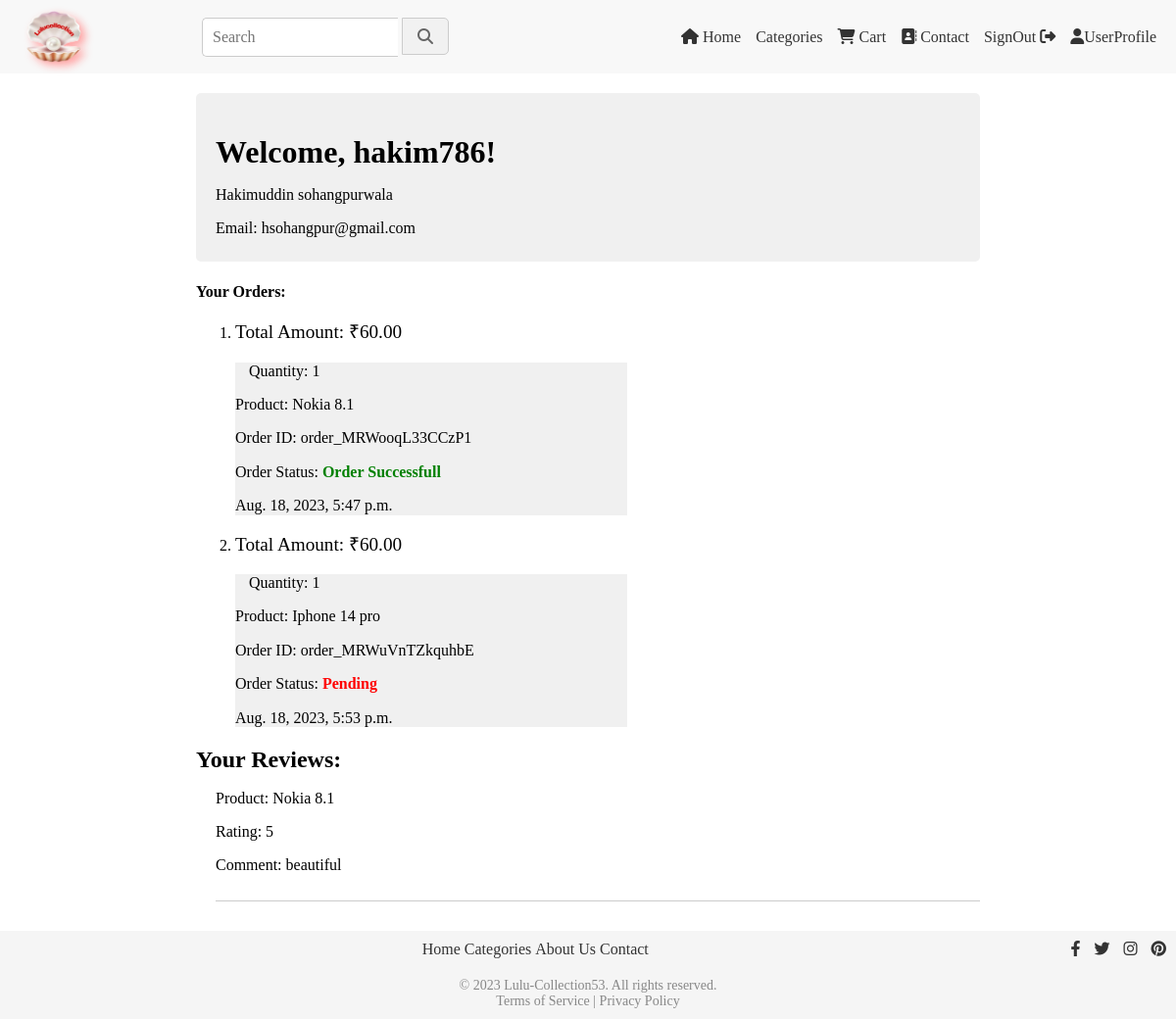
The app's page /userprofile/ (signed in), older data.
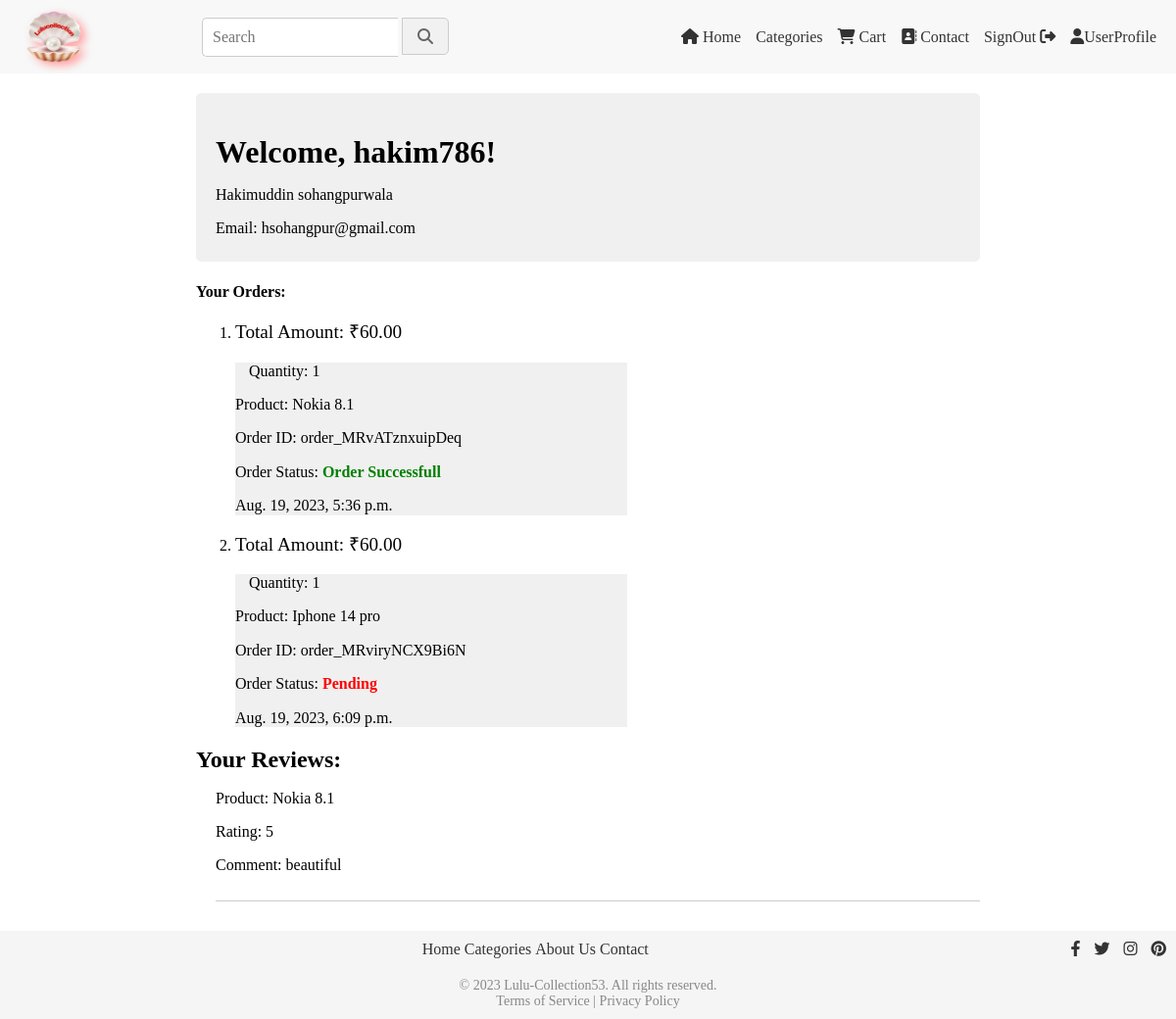
The same page, newer data.
### cart/models.py (models this page shows, shortened)
class Order(models.Model):
    user = models.ForeignKey(User, on_delete=models.CASCADE)
    created_at = models.DateTimeField(auto_now_add=True)
    total_amount = models.DecimalField(max_digits=10, decimal_places=2)
    is_paid = models.BooleanField(default=False)
    razor_pay_order_id = models.CharField(max_length=150, null=True, blank=True)
    razor_pay_payment_id = models.CharField(max_length=150, null=True, blank=True)
    razor_pay_payment_signature = models.CharField(max_length=150, null=True, blank=True)

class OrderItem(models.Model):
    order = models.ForeignKey(Order, on_delete=models.CASCADE)
    product = models.ForeignKey(Product, on_delete=models.CASCADE)
    quantity = models.PositiveIntegerField(default=1)

class Product(models.Model):
    name = models.CharField(max_length=200)
    description = models.TextField()
    price = models.DecimalField(max_digits=8, decimal_places=2)
    shipping_fee = models.DecimalField(max_digits=8, decimal_places=2, default=0)
    initial_stock = models.PositiveIntegerField(default=0)  # Add initial stock field
    stock = models.PositiveIntegerField(default=0)  # Add remaining stock field
    category = models.ForeignKey(Category, on_delete=models.CASCADE)
    seller = models.ForeignKey(Seller, on_delete=models.CASCADE)
    def __str__(self):
        return self.name

class Review(models.Model):
    product = models.ForeignKey(Product, on_delete=models.CASCADE)
    user = models.ForeignKey(User, on_delete=models.CASCADE)
    rating = models.IntegerField(validators=[
            MinValueValidator(1, message='Rating should not be less than 1.'),
            MaxValueValidator(5, message='Rating should not be greater than 5.')
        ])
    comment = models.TextField()
    created_at = models.DateTimeField(auto_now_add=True)

### cart/views.py (the view)
# urls.py: path('userprofile/', views.userprofile, name='userprofile'),
@login_required(login_url='signin')
def userprofile(request):
    user = request.user
    orders = Order.objects.filter(user=user)
    order_data = []
    for order in orders:
        order_items = OrderItem.objects.filter(order=order)
        order_data.append({
            'order': order,
            'order_items': order_items
        })
    return render(request, 'userprofile.html', {'user':user, 'order_data': order_data})

### templates/userprofile.html (shortened to what this page needs)
    <link rel="stylesheet" href="https://cdnjs.cloudflare.com/ajax/libs/normalize/8.0.1/normalize.min.css">
    <link rel="stylesheet" href="/css/userprofile.css">
{% extends 'base.html' %}
{% block content %}
<body>
    <div class="container">
        <div class="profile-info">
            <h1>Welcome, {{ user.username }}!</h1>
            {% if user.first_name and user.last_name  %} <p> {{ user.first_name }} {{user.last_name}}</p> {% endif %}
            {% if user.email %} <p>Email: {{ user.email }}</p> {% endif %}
        </div>
        <h4>Your Orders:</h4>
            <ol id="user-order">
                {% for order_entry in order_data %}
            <li >
               <p id="user-total">Total Amount: &#8377;{{ order_entry.order.total_amount }}</p>
                <ul>
                    {% for order_item in order_entry.order_items %}
                        <li>
                            <span>Quantity: {{ order_item.quantity }}</span><p>Product: {{ order_item.product }}</p>
                            <p>Order ID: {{order_entry.order.razor_pay_order_id}}</p>
                            <p>Order Status:
                                {% if order_item.order.is_paid %}
                                <span class="completed-status">Order Successfull</span>
                                {% else %}
                                <span class="pending-status">Pending</span>
                                {% endif %}
                            </p>
                            <p>{{order_entry.order.created_at}}</p>
                        </li>
                    {% endfor %}
                </ul>
             {% empty %}
            No Order yet.
        {% endfor %}
            </ol>
        <div class="profile-reviews">
            <h2>Your Reviews:</h2>
            <ul>
                {% for review in user.review_set.all %}
                    <li>
                        <p>Product: {{ review.product.name }}</p>
                        <p>Rating: {{ review.rating }}</p>
                        <p>Comment: {{ review.comment }}</p>
                    </li>
                {% empty %}
                    <li>No reviews yet.</li>
                {% endfor %}
            </ul>
        </div>
    </div>
</body>
{% endblock %}

### templates/base.html (shortened to what this page needs)
<link rel="stylesheet" href="/css/base.css">
  {% include 'navbar.html' %}
  <div class="content">
  <div class="loaded-content">
    {% block content %}
    {% endblock %}
</div>
  </div>
<div class="base-footer"> {% include 'footer.html' %}</div>

### templates/navbar.html (shortened to what this page needs)
<!DOCTYPE html>
<html lang="en">
<head>
    <link rel="stylesheet" href="/css/navbar.css">
    <link rel="stylesheet" href="https://cdnjs.cloudflare.com/ajax/libs/font-awesome/5.15.3/css/all.min.css">
    <link rel="stylesheet" href="https://cdn.jsdelivr.net/npm/bootstrap-icons@1.10.5/font/bootstrap-icons.css">
</head>
<body>
<nav class="navbar">
    <a  href="{% url 'Homepage' %}"> <img class="logo"src="/logo.png" alt=""></a>
    <div class="search-container">
        <input type="text" id="search-box" class="search-box" placeholder="Search">
        <button class="search-button">
            <i class="fa fa-search"></i>
        </button>
    </div>
    <ul class="nav-links">
        <li><a href="{% url 'Homepage' %}"><i class="fa fa-home"></i> Home</a></li>
        <li><a href="{% url 'categories_product' %}">Categories</a></li>
        <li><a  href="{% url 'cart_view' %}"><i class="fas fa-shopping-cart"></i> Cart</a></li>
        <li><a href="#"><i class="fa fa-thin fa-address-book"></i> Contact</a></li>
        {% if user.is_authenticated %}
        <li><a href="{% url 'signout' %}">SignOut <i class="fas fa-sign-out-alt"></i></a></li>
        {% if request.user.seller %}
        <li><a href="{% url 'sellerprofile' %}"> <i class="fas fa-user"></i>SellerProfile</a></li>
        {% elif request.user %}
        <li><a href="{% url 'userprofile' %}"> <i class="fas fa-user"></i>UserProfile</a></li>
         {% endif %}
        {% else %}
        <li><a href="{% url 'signin' %}"><i class="fas fa-sign-in-alt"></i> SignIn/SignUp</a></li>
        {% endif %}
    </ul>
</nav>
</body>
</html>

### templates/footer.html (shortened to what this page needs)
<link rel="stylesheet" href="/css/footer.css">
<link rel="stylesheet" href="https://cdnjs.cloudflare.com/ajax/libs/font-awesome/6.4.0/css/all.min.css">
<footer class="footer">
    <div class="footer-container">
      <div class="footer-links">
        <ul class="footer-menu">
          <li><a href="{% url 'Homepage' %}">Home</a></li>
          <li><a href="{% url 'categories_product' %}">Categories</a></li>
          <li><a href="{% url 'about_us' %}">About Us</a></li>
          <li><a href="#">Contact</a></li>
        </ul>
      </div>
      <div class="footer-social">
        <ul class="social-icons">
          <li><a href="#"><i class="fab fa-facebook-f"></i></a></li>
          <li><a href="#"><i class="fab fa-twitter"></i></a></li>
          <li><a href="#"><i class="fab fa-instagram"></i></a></li>
          <li><a href="#"><i class="fab fa-pinterest"></i></a></li>
        </ul>
      </div>
    </div>
    <div class="footer-legal">
      <p>&copy; 2023 Lulu-Collection53. All rights reserved.</p>
      <p><a href="#">Terms of Service</a> | <a href="#">Privacy Policy</a></p>
    </div>
  </footer>

### media/css/userprofile.css (style rules this page uses)
body, ul { margin: 0; padding: 0; list-style: none; }
.container { max-width: 800px; margin: 0 auto; padding: 20px; }
.profile-info { background-color: #f0f0f0; padding: 20px; border-radius: 5px; margin-bottom: 20px; }
.profile-reviews h2 { margin-top: 20px; margin-bottom: 10px; }
.profile-reviews ul { padding-left: 20px; }
.profile-reviews li { margin-bottom: 10px; border-bottom: 1px solid #ccc; padding-bottom: 10px; }
.profile-info h1 { margin-bottom: 10px; }
.profile-info p { margin-bottom: 5px; }
.pending-status { color: red; font-weight: bold; }
.completed-status { color: green; font-weight: bold; }
#user-order ul li { margin-bottom: 15px; width: 400px; height: auto; background-color: #f0f0f0; }
#user-total { font-size: 1.2rem; }

### media/css/base.css (style rules this page uses)
.loaded-content { display: none; }

### media/css/navbar.css (style rules this page uses)
.navbar { background: #f8f8f8; display: flex; justify-content: space-between; align-items: center; padding: 10px 20px; position: sticky; top: 0; z-index: 2; }
.logo { width: 75px; height: auto; filter: drop-shadow(5px 4px 4px rgb(255, 163, 163)); }
.nav-links { list-style: none; display: flex; flex-direction: row; justify-content: flex-end; margin: 0; padding: 0; }
.nav-links li { margin-left: 15px; }
.nav-links a { color: #333; text-decoration: none; transition: color 0.3s ease; }
.search-container { position: relative; display: inline-block; }
#search-box { padding: 10px; border: 1px solid #ccc; border-right: none; border-radius: 5px 0 0 5px; outline: none; width: 200px; transition: box-shadow 0.3s ease-in-out; }
.search-button { border: 1px solid #ccc; background-color: #f1f1f1; padding: 10px 15px; border-radius: 0 5px 5px 0; outline: none; cursor: pointer; transition: background-color 0.3s ease-in-out; }
.fa-search { color: #666; }

### media/css/footer.css (style rules this page uses)
.footer { background-color: #f5f5f5; padding: 10px 0; }
.footer-container { display: flex; justify-content: space-between; align-items: center; flex-wrap: wrap; }
.footer-links ul { list-style: none; margin: 0; padding: 0; }
.footer-links li { display: block; margin-bottom: 10px; }
.footer-links a { text-decoration: none; color: #333; }
.footer-social .social-icons { list-style: none; margin: 0; padding: 0; }
.footer-social .social-icons li { display: inline-block; margin-right: 10px; }
.footer-social .social-icons a { text-decoration: none; color: #333; }
.footer-legal { text-align: center; margin-top: 20px; }
.footer-legal p { margin: 0; font-size: 14px; color: #888; }
.footer-legal a { color: #888; text-decoration: none; }
@media screen and (min-width: 768px) { .footer-links li { display: inline-block; margin-bottom: 0; } }

Row changes from the older to the newer data that the page shows:
removed Order: order.total_amount "60.00", order.razor_pay_order_id "order_MRWooqL33CCzP1", order.created_at "Aug. 18, 2023, 5:47 p.m."
removed OrderItem: quantity "1", product "Nokia 8.1", shows "Order Successfull", shown under "60.00"
removed Order: order.total_amount "60.00", order.razor_pay_order_id "order_MRWuVnTZkquhbE", order.created_at "Aug. 18, 2023, 5:53 p.m."
removed OrderItem: quantity "1", product "Iphone 14 pro", shows "Pending", shown under "60.00"
added Order: order.total_amount "60.00", order.razor_pay_order_id "order_MRvATznxuipDeq", order.created_at "Aug. 19, 2023, 5:36 p.m."
added OrderItem: quantity "1", product "Nokia 8.1", shows "Order Successfull", shown under "60.00"
added Order: order.total_amount "60.00", order.razor_pay_order_id "order_MRviryNCX9Bi6N", order.created_at "Aug. 19, 2023, 6:09 p.m."
added OrderItem: quantity "1", product "Iphone 14 pro", shows "Pending", shown under "60.00"
